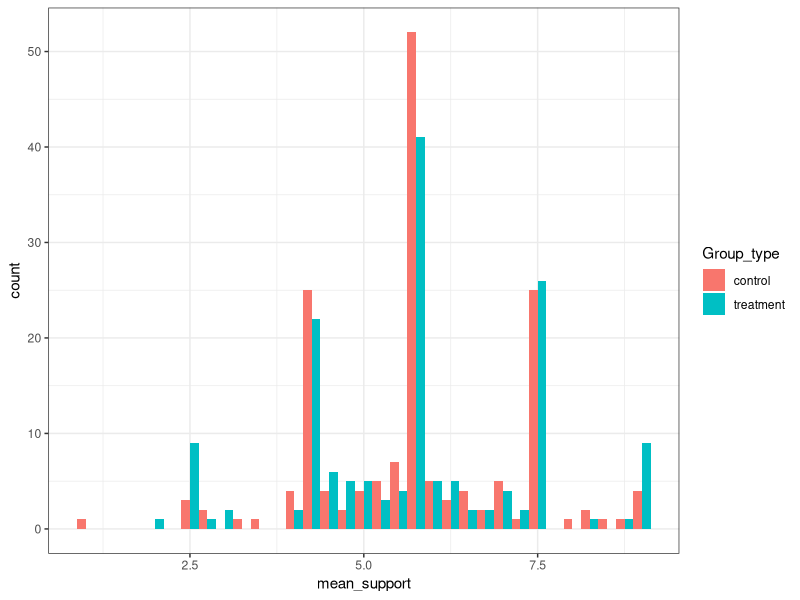
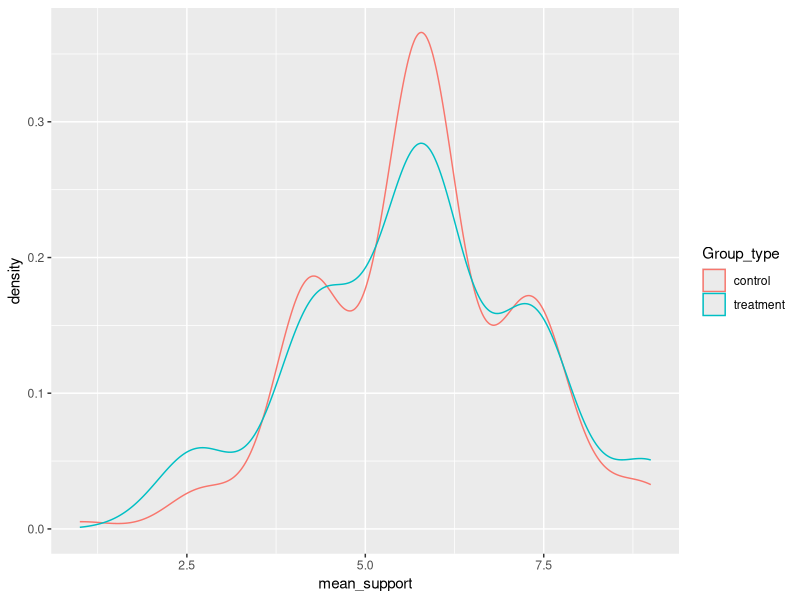
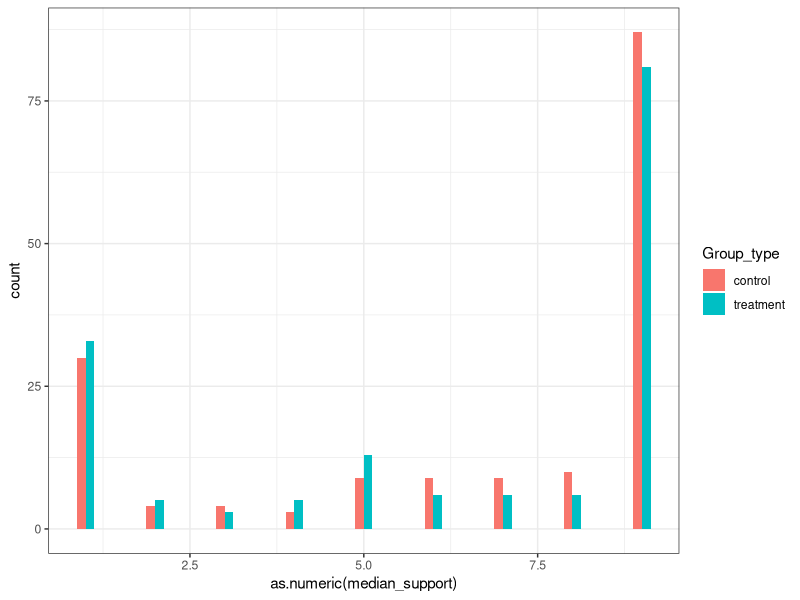

Write R code to recreate these figures, in order. (Note: this script raises an error after producing the figures.)
### R code to create the plots from Graphs folder

#Loading packages
library(readxl) 
library("dplyr")
library("ggpubr")
library(MASS)
library(ggplot2)

#Data loading
Paper_2_sample_data<-read_excel("Paper_2_sample_data.xlsx")

#Creating mean and median variables of interest
Paper_2_sample_data$mean_support<-(as.numeric(Paper_2_sample_data$Agreement1)+as.numeric(Paper_2_sample_data$Agreement2)+
                           as.numeric(Paper_2_sample_data$Agreement3)+as.numeric(Paper_2_sample_data$Agreement4)+
                           as.numeric(Paper_2_sample_data$Agreement5))/5

Paper_2_sample_data$median_support <- apply(Paper_2_sample_data[,2:6], 1, median)

Paper_2_sample_data$median_support<-as.numeric(Paper_2_sample_data$median_support)



#1. mean_support (barplot)
ggplot(Paper_2_sample_data,aes(x=mean_support,group=Group_type,fill=Group_type))+
geom_histogram(position="dodge",binwidth=0.25)+theme_bw()

#2. mean_support (density)
ggplot(Paper_2_sample_data, aes(x=mean_support, colour=Group_type)) + geom_density()

#3. median_support (barplot)
ggplot(Paper_2_sample_data,aes(x=as.numeric(median_support),group=Group_type,fill=Group_type))+
  geom_histogram(position="dodge",binwidth=0.25)+theme_bw()

#4. median_support (density)
ggplot(Paper_2_sample_datac, aes(x=as.numeric(median_support), colour=Group_type)) + geom_density()




